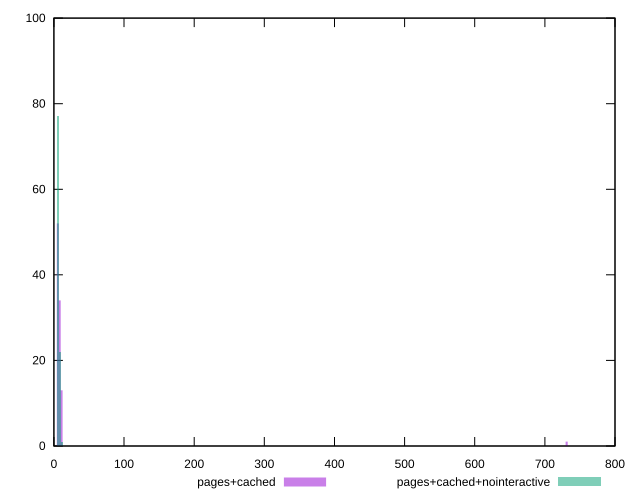

This figure's gnuplot source:
reset
set terminal svg size 640, 500 enhanced background rgb 'white'
set output "reprap/network-server-latency/comparison/histogram/2_vs_3.svg"

$pagesCached <<EOF
730.9955205660117 1
10.86982186715259 13
5.434910933576295 52
8.152366400364443 34
EOF

$pagesCachedNointeractive <<EOF
8.152366400364443 22
5.434910933576295 77
10.86982186715259 1
EOF

set key outside below
set boxwidth 2.7174554667881474
set yrange [0:100]
set style fill transparent solid 0.5 noborder

plot \
  $pagesCached title "pages+cached" with boxes, \
  $pagesCachedNointeractive title "pages+cached+nointeractive" with boxes, \


reset
